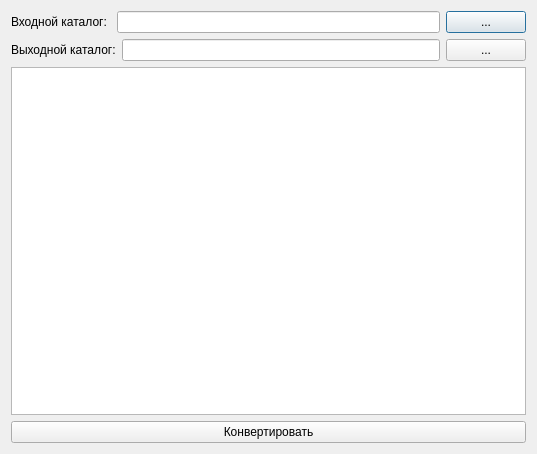
<?xml version="1.0" encoding="UTF-8"?>
<ui version="4.0">
 <class>ConverterDialog</class>
 <widget class="QDialog" name="ConverterDialog">
  <property name="geometry">
   <rect>
    <x>0</x>
    <y>0</y>
    <width>537</width>
    <height>454</height>
   </rect>
  </property>
  <property name="windowTitle">
   <string>Конвертер m-файлов</string>
  </property>
  <layout class="QVBoxLayout" name="verticalLayout">
   <item>
    <layout class="QHBoxLayout" name="horizontalLayout">
     <item>
      <widget class="QLabel" name="label">
       <property name="minimumSize">
        <size>
         <width>100</width>
         <height>0</height>
        </size>
       </property>
       <property name="text">
        <string>Входной каталог:</string>
       </property>
      </widget>
     </item>
     <item>
      <widget class="QLineEdit" name="lineInputPath">
       <property name="readOnly">
        <bool>true</bool>
       </property>
      </widget>
     </item>
     <item>
      <widget class="QPushButton" name="buttonSelectInputPath">
       <property name="text">
        <string>...</string>
       </property>
      </widget>
     </item>
    </layout>
   </item>
   <item>
    <layout class="QHBoxLayout" name="horizontalLayout_2">
     <item>
      <widget class="QLabel" name="label_2">
       <property name="minimumSize">
        <size>
         <width>100</width>
         <height>0</height>
        </size>
       </property>
       <property name="text">
        <string>Выходной каталог:</string>
       </property>
      </widget>
     </item>
     <item>
      <widget class="QLineEdit" name="lineOutputPath">
       <property name="readOnly">
        <bool>true</bool>
       </property>
      </widget>
     </item>
     <item>
      <widget class="QPushButton" name="buttonSelectOutputPath">
       <property name="text">
        <string>...</string>
       </property>
      </widget>
     </item>
    </layout>
   </item>
   <item>
    <widget class="QTextEdit" name="textEdit">
     <property name="readOnly">
      <bool>true</bool>
     </property>
    </widget>
   </item>
   <item>
    <widget class="QPushButton" name="buttonConvert">
     <property name="text">
      <string>Конвертировать</string>
     </property>
    </widget>
   </item>
  </layout>
 </widget>
 <resources/>
 <connections/>
</ui>
